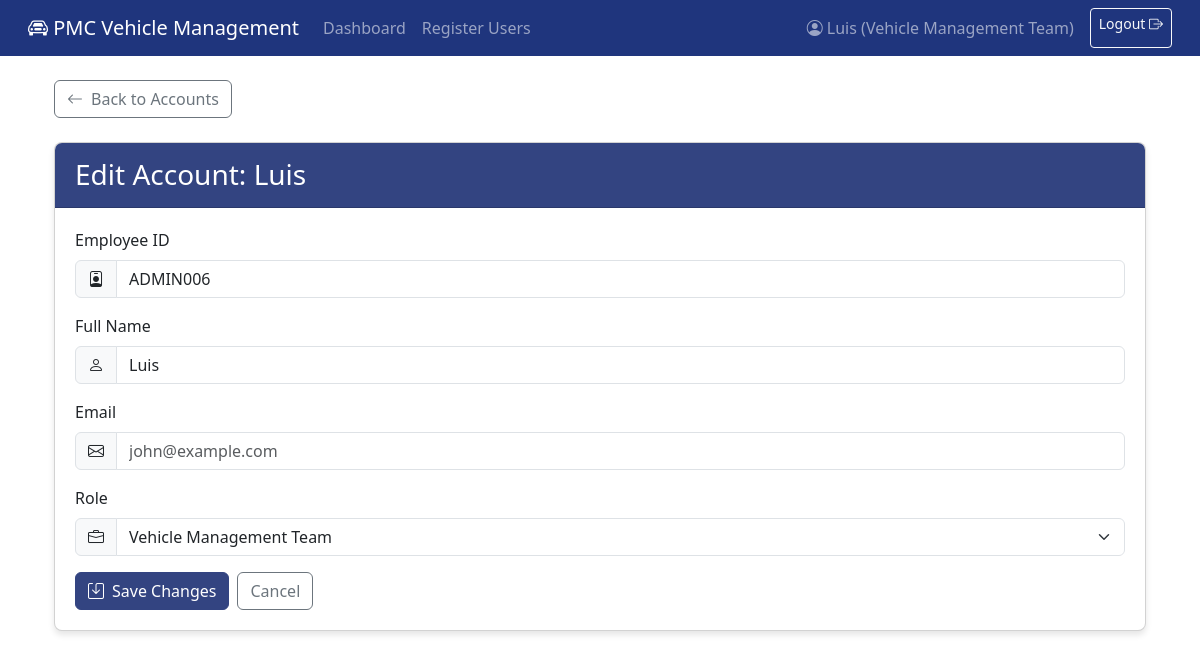
Screenshot of /accounts/edit/ADMIN006/ (signed in) with the database file from the repository.
### VehicleManagementSystem/models.py (models this page shows, shortened)
class CustomUser(AbstractBaseUser, PermissionsMixin):
    ROLE_CHOICES = (
        ("Warehouse Personnel", "Warehouse Personnel"),
        ("Operations Team", "Operations Team"),
        ("Vehicle Management Team", "Vehicle Management Team"),
    )
    employee_id = models.CharField(max_length=20, unique=True, primary_key=True)
    name = models.CharField(max_length=50)
    email = models.EmailField(blank=True)
    role = models.CharField(max_length=25, choices=ROLE_CHOICES)
    first_login = models.BooleanField(default=True)  # Tracks if user needs to change password
    is_active = models.BooleanField(default=True)
    is_staff = models.BooleanField(default=False)
    objects = CustomUserManager()
    USERNAME_FIELD = "employee_id"
    REQUIRED_FIELDS = ["name"]

### VehicleManagementSystem/views.py (the view)
# urls.py: path("accounts/edit/<str:employee_id>/", edit_account, name="edit_account"),
@login_required
def edit_account(request, employee_id):
    if request.user.role != "Vehicle Management Team":
        messages.error(request, "You don't have permission to access this page.")
        return redirect("WH_dashboard")
    account = get_object_or_404(CustomUser, employee_id=employee_id)
    if request.method == "POST":
        form = UserRegistrationForm(request.POST, instance=account)
        if form.is_valid():
            form.save()
            messages.success(request, f"Account for {account.name} updated successfully!")
            return redirect("view_accounts")
    else:
        form = UserRegistrationForm(instance=account)
    context = {
        'form': form,
        'account': account,
        'editing': True
    }
    return render(request, "VehicleManagementSystem/edit_account.html", context)

### VehicleManagementSystem/forms.py (shortened to what this page needs)
class UserRegistrationForm(forms.ModelForm):
    class Meta:
        model = CustomUser
        fields = ["employee_id", "name", "email", "role"]
        widgets = {
            'employee_id': forms.TextInput(attrs={'class': 'form-control'}),
            'name': forms.TextInput(attrs={'class': 'form-control'}),
            'email': forms.EmailInput(attrs={'class': 'form-control'}),
            'role': forms.Select(attrs={'class': 'form-select'})
        }

### VehicleManagementSystem/templates/VehicleManagementSystem/edit_account.html (shortened to what this page needs)
{% extends "VehicleManagementSystem/base.html" %}
{% load static %}
{% block content %}
<div class="container mt-4">
    <div class="mb-4">
        <a href="{% url 'view_accounts' %}" class="btn btn-outline-secondary">
            <i class="bi bi-arrow-left me-2"></i>Back to Accounts
        </a>
    </div>
    <div class="card">
        <div class="card-header d-flex justify-content-between align-items-center">
            <h3 class="mb-0">Edit Account: {{ account.name }}</h3>
        </div>
        <div class="form-container">
            <form method="POST">
                <div class="mb-3">
                    <label for="employee_id" class="form-label">Employee ID</label>
                    <div class="input-group">
                        <span class="input-group-text"><i class="bi bi-person-badge"></i></span>
                        <input type="text" name="employee_id" id="employee_id" class="form-control {% if form.employee_id.errors %}is-invalid{% endif %}" placeholder="Enter Employee ID" value="{{ form.employee_id.value|default:'' }}" required>
                    </div>
                </div>
                <div class="mb-3">
                    <label for="name" class="form-label">Full Name</label>
                    <div class="input-group">
                        <span class="input-group-text"><i class="bi bi-person"></i></span>
                        <input type="text" name="name" id="name" class="form-control {% if form.name.errors %}is-invalid{% endif %}" placeholder="Enter Full Name" value="{{ form.name.value|default:'' }}" required>
                    </div>
                </div>
                <div class="mb-3">
                    <label for="email" class="form-label">Email</label>
                    <div class="input-group">
                        <span class="input-group-text"><i class="bi bi-envelope"></i></span>
                        <input type="email" name="email" id="email" class="form-control {% if form.email.errors %}is-invalid{% endif %}" placeholder="john@example.com" value="{{ form.email.value|default:'' }}" required>
                    </div>
                </div>
                <div class="mb-3">
                    <label for="role" class="form-label">Role</label>
                    <div class="input-group">
                        <span class="input-group-text"><i class="bi bi-briefcase"></i></span>
                        <select name="role" id="role" class="form-select {% if form.role.errors %}is-invalid{% endif %}" required>
                            <option value="Vehicle Management Team" {% if form.role.value == "Vehicle Management Team" %}selected{% endif %}>Vehicle Management Team</option>
                        </select>
                    </div>
                </div>
                <div class="d-flex gap-2">
                    <button type="submit" class="btn btn-primary">
                        <i class="bi bi-save me-2"></i>Save Changes
                    </button>
                    <a href="{% url 'view_accounts' %}" class="btn btn-outline-secondary">
                        Cancel
                    </a>
                </div>
            </form>
        </div>
    </div>
</div>
{% endblock %}

### VehicleManagementSystem/templates/VehicleManagementSystem/base.html (shortened to what this page needs)
{% load static %}
<!DOCTYPE html>
<html lang="en">
<head>
    <link rel="stylesheet" href="https://cdn.jsdelivr.net/npm/bootstrap@5.3.0/dist/css/bootstrap.min.css">
    <link rel="stylesheet" href="https://cdn.jsdelivr.net/npm/bootstrap-icons/font/bootstrap-icons.css">
</head>
<body style="min-height: 100vh;">
    <nav class="navbar navbar-expand-lg navbar-dark pmc-navbar px-3">
        <div class="container-fluid">
            <a class="navbar-brand" href="#">
                <i class="bi bi-car-front"></i> PMC Vehicle Management
            </a>
            {% if user.is_authenticated %}
            <div class="collapse navbar-collapse" id="navbarNav">
                <ul class="navbar-nav me-auto">
                    {% if user.role == "Warehouse Personnel" %}
                        <li class="nav-item">
                            <a class="nav-link" href="{% url 'WH_dashboard' %}">Dashboard</a>
                        </li>
                        <li class="nav-item">
                            <a class="nav-link" href="{% url 'create_report' %}">Create Report</a>
                        </li>
                    {% elif user.role == "Operations Team" %}
                        <li class="nav-item">
                            <a class="nav-link" href="{% url 'OPS_dashboard' %}">Dashboard</a>
                        </li>
                    {% elif user.role == "Vehicle Management Team" %}
                        <li class="nav-item">
                            <a class="nav-link" href="{% url 'VMT_dashboard' %}">Dashboard</a>
                        </li>
                        <li class="nav-item">
                            <a class="nav-link" href="{% url 'register' %}">Register Users</a>
                        </li>
                    {% endif %}
                </ul>
            </div>
            {% endif %}
            <div class="d-flex">
                {% if user.is_authenticated %}
                    <span class="navbar-text me-3 d-none d-md-inline">
                        <i class="bi bi-person-circle"></i> {{ user.name }} ({{ user.role }})
                    </span>
                    <a class="btn btn-outline-light btn-sm" href="{% url 'logout' %}">
                        Logout <i class="bi bi-box-arrow-right"></i>
                    </a>
                {% else %}
                    <a class="btn btn-outline-light btn-sm" href="{% url 'login' %}">
                        Login <i class="bi bi-box-arrow-in-right"></i>
                    </a>
                {% endif %}
            </div>
        </div>
    </nav>
    <div class="container mt-4" style="padding-bottom: 2rem;">
        {% block content %}{% endblock %}
    </div>
</body>
</html>

### VehicleManagementSystem/templates/VehicleManagementSystem/base.html (style rules this page uses)
.pmc-navbar { background-color: #1f357d; }

### VehicleManagementSystem/templates/VehicleManagementSystem/edit_account.html (style rules this page uses)
.card { box-shadow: 0 4px 6px rgba(0,0,0,0.1); border-radius: 8px; overflow: hidden; }
.card-header { background-color: #334481; color: white; padding: 15px 20px; }
.form-container { padding: 20px; }
.btn-primary { background-color: #334481; border-color: #334481; }

### rows the page displays
CustomUser: name "Luis", role "Vehicle Management Team"
CustomUser: name "Luis", employee_id "ADMIN006", role "Vehicle Management Team"
